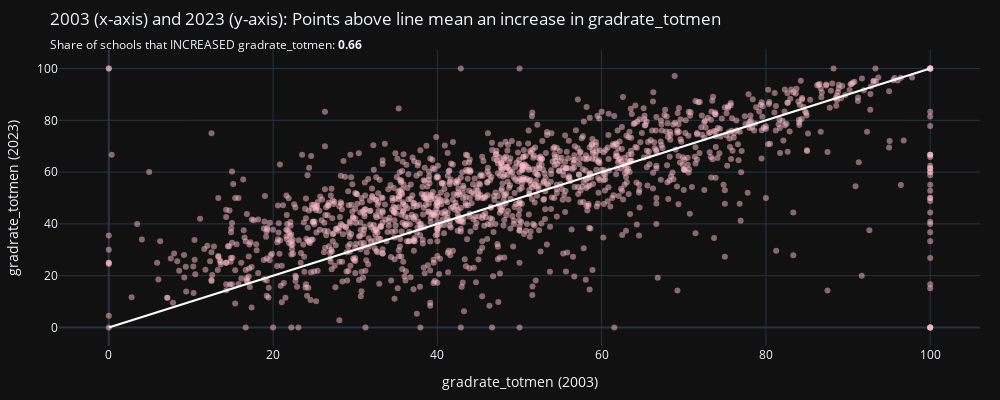

Here is the notebook cell this chart was saved with:
### Code cell
# graduation
plot_time_differences(grad_df,2003,2023,'gradrate_totmen')

### Figure 1 — Plotly figure (JSON) as saved in the notebook; plotly's stock layout.template omitted (floating-point values rounded to 4 significant figures; data arrays with more than 128 entries replaced by an {"elided": "..."} marker saying what was removed)
{"data": [{"marker": {"color": "pink", "opacity": 0.5}, "mode": "markers", "type": "scatter", "x": {"elided": "1510 float values"}, "y": {"elided": "1510 float values"}}, {"marker": {"color": "white"}, "mode": "lines", "type": "scatter", "x": [0, 1, 2, 3, 4, 5, 6, 7, 8, 9, 10, 11, 12, 13, 14, 15, 16, 17, 18, 19, 20, 21, 22, 23, 24, 25, 26, 27, 28, 29, 30, 31, 32, 33, 34, 35, 36, 37, 38, 39, 40, 41, 42, 43, 44, 45, 46, 47, 48, 49, 50, 51, 52, 53, 54, 55, 56, 57, 58, 59, 60, 61, 62, 63, 64, 65, 66, 67, 68, 69, 70, 71, 72, 73, 74, 75, 76, 77, 78, 79, 80, 81, 82, 83, 84, 85, 86, 87, 88, 89, 90, 91, 92, 93, 94, 95, 96, 97, 98, 99, 100], "y": [0, 1, 2, 3, 4, 5, 6, 7, 8, 9, 10, 11, 12, 13, 14, 15, 16, 17, 18, 19, 20, 21, 22, 23, 24, 25, 26, 27, 28, 29, 30, 31, 32, 33, 34, 35, 36, 37, 38, 39, 40, 41, 42, 43, 44, 45, 46, 47, 48, 49, 50, 51, 52, 53, 54, 55, 56, 57, 58, 59, 60, 61, 62, 63, 64, 65, 66, 67, 68, 69, 70, 71, 72, 73, 74, 75, 76, 77, 78, 79, 80, 81, 82, 83, 84, 85, 86, 87, 88, 89, 90, 91, 92, 93, 94, 95, 96, 97, 98, 99, 100]}], "layout": {"height": 400, "margin": {"b": 20, "l": 20, "pad": 0, "r": 20, "t": 50}, "showlegend": false, "title": {"subtitle": {"text": "Share of schools that INCREASED gradrate_totmen: <b>0.66"}, "text": "2003 (x-axis) and 2023 (y-axis): Points above line mean an increase in gradrate_totmen"}, "width": 1000, "xaxis": {"title": {"text": "gradrate_totmen (2003)"}}, "yaxis": {"title": {"text": "gradrate_totmen (2023)"}}}}
